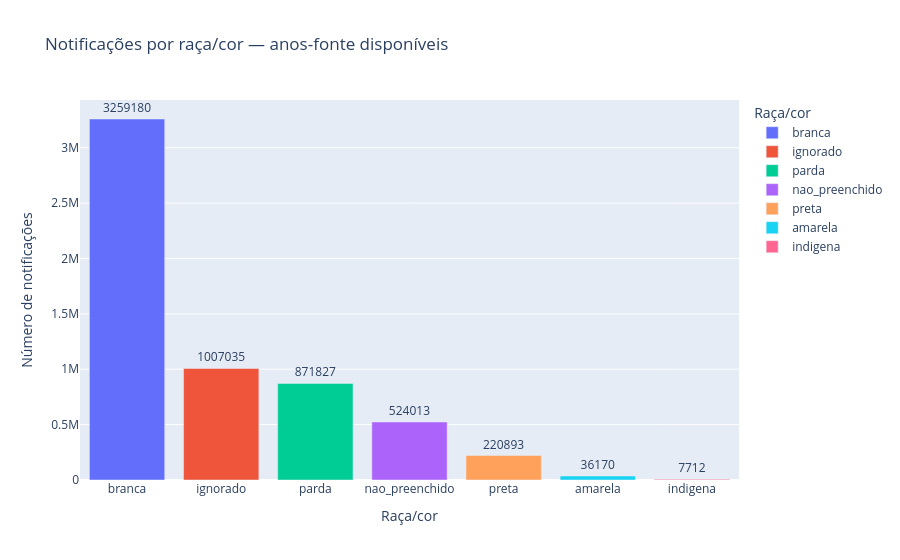

Write notebook code for a chart like this one.
### Code cell
summary = raw.group_by("raca").len(name="Contagem").sort("Contagem", descending=True).collect().to_pandas()
summary["raca"] = summary["raca"].fillna("Não informado")
fig = px.bar(summary, x="raca", y="Contagem", text="Contagem", color="raca",
             title="Notificações por raça/cor — anos-fonte disponíveis",
             labels={"Contagem": "Número de notificações", "raca": "Raça/cor"})
fig.update_traces(textposition="outside")
fig.show()

### Figure 1 — Plotly figure (JSON) as saved in the notebook; plotly's stock layout.template omitted (floating-point values rounded to 4 significant figures)
{"data": [{"hovertemplate": "Raça/cor=%{x}<br>Número de notificações=%{text}<extra></extra>", "legendgroup": "branca", "marker": {"color": "#636efa", "pattern": {"shape": ""}}, "name": "branca", "orientation": "v", "showlegend": true, "text": [3259000.0], "textposition": "outside", "type": "bar", "x": ["branca"], "xaxis": "x", "y": [3259180], "yaxis": "y"}, {"hovertemplate": "Raça/cor=%{x}<br>Número de notificações=%{text}<extra></extra>", "legendgroup": "ignorado", "marker": {"color": "#EF553B", "pattern": {"shape": ""}}, "name": "ignorado", "orientation": "v", "showlegend": true, "text": [1007000.0], "textposition": "outside", "type": "bar", "x": ["ignorado"], "xaxis": "x", "y": [1007035], "yaxis": "y"}, {"hovertemplate": "Raça/cor=%{x}<br>Número de notificações=%{text}<extra></extra>", "legendgroup": "parda", "marker": {"color": "#00cc96", "pattern": {"shape": ""}}, "name": "parda", "orientation": "v", "showlegend": true, "text": [871800.0], "textposition": "outside", "type": "bar", "x": ["parda"], "xaxis": "x", "y": [871827], "yaxis": "y"}, {"hovertemplate": "Raça/cor=%{x}<br>Número de notificações=%{text}<extra></extra>", "legendgroup": "nao_preenchido", "marker": {"color": "#ab63fa", "pattern": {"shape": ""}}, "name": "nao_preenchido", "orientation": "v", "showlegend": true, "text": [524000.0], "textposition": "outside", "type": "bar", "x": ["nao_preenchido"], "xaxis": "x", "y": [524013], "yaxis": "y"}, {"hovertemplate": "Raça/cor=%{x}<br>Número de notificações=%{text}<extra></extra>", "legendgroup": "preta", "marker": {"color": "#FFA15A", "pattern": {"shape": ""}}, "name": "preta", "orientation": "v", "showlegend": true, "text": [220900.0], "textposition": "outside", "type": "bar", "x": ["preta"], "xaxis": "x", "y": [220893], "yaxis": "y"}, {"hovertemplate": "Raça/cor=%{x}<br>Número de notificações=%{text}<extra></extra>", "legendgroup": "amarela", "marker": {"color": "#19d3f3", "pattern": {"shape": ""}}, "name": "amarela", "orientation": "v", "showlegend": true, "text": [36170.0], "textposition": "outside", "type": "bar", "x": ["amarela"], "xaxis": "x", "y": [36170], "yaxis": "y"}, {"hovertemplate": "Raça/cor=%{x}<br>Número de notificações=%{text}<extra></extra>", "legendgroup": "indigena", "marker": {"color": "#FF6692", "pattern": {"shape": ""}}, "name": "indigena", "orientation": "v", "showlegend": true, "text": [7712.0], "textposition": "outside", "type": "bar", "x": ["indigena"], "xaxis": "x", "y": [7712], "yaxis": "y"}], "layout": {"barmode": "relative", "legend": {"title": {"text": "Raça/cor"}, "tracegroupgap": 0}, "title": {"text": "Notificações por raça/cor — anos-fonte disponíveis"}, "xaxis": {"anchor": "y", "categoryarray": ["branca", "ignorado", "parda", "nao_preenchido", "preta", "amarela", "indigena"], "categoryorder": "array", "domain": [0.0, 1.0], "title": {"text": "Raça/cor"}}, "yaxis": {"anchor": "x", "domain": [0.0, 1.0], "title": {"text": "Número de notificações"}}}}
